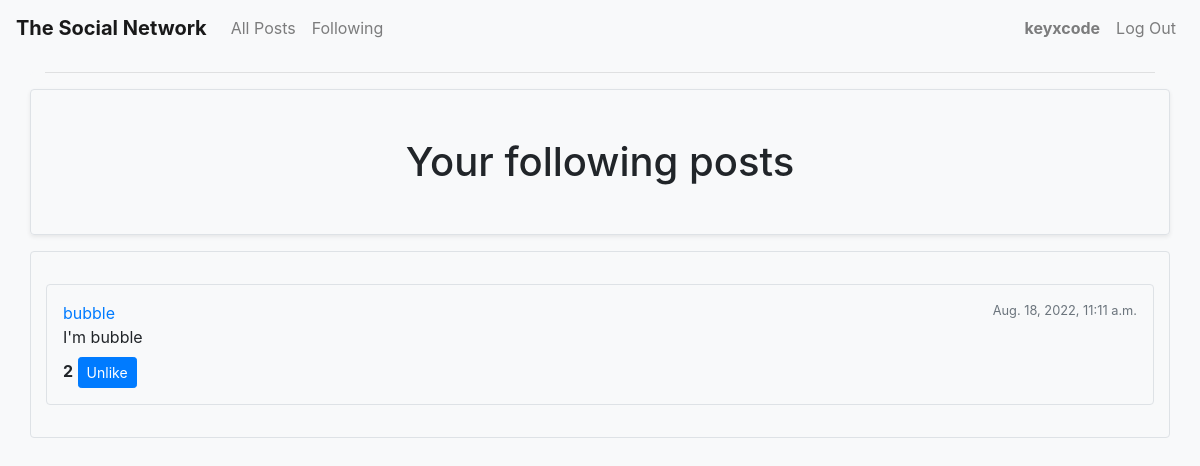
The app's page /profile/following (signed in), older data.
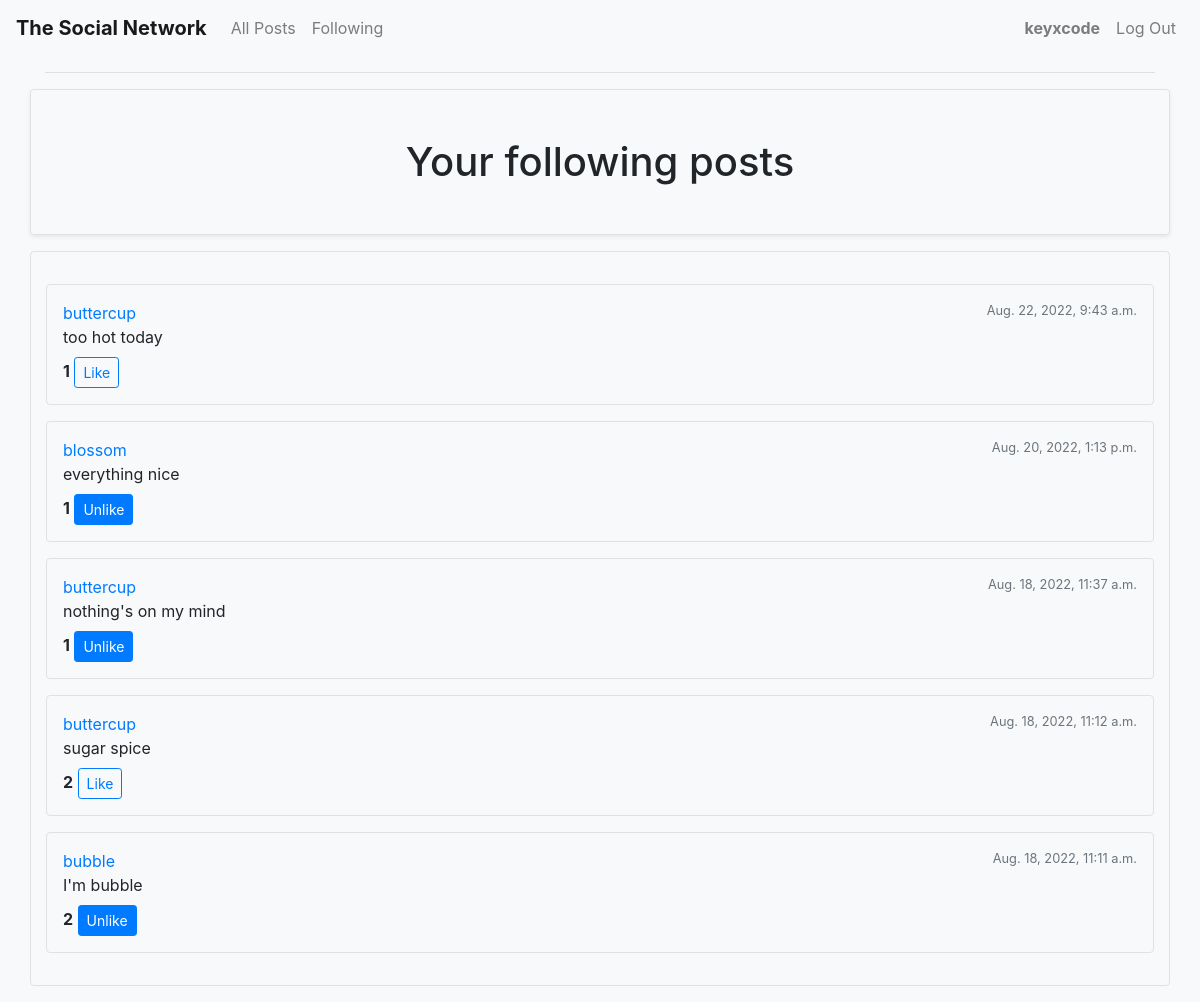
The same page, newer data.
### network/models.py (models this page shows, shortened)
class Post(models.Model):
    content = models.TextField(blank=True)
    poster = models.ForeignKey("User", on_delete=models.CASCADE, null=True, related_name="all_posts")
    timestamp = models.DateTimeField(auto_now_add=True)
    likers = models.ManyToManyField("User", related_name="liked_post")

class User(AbstractUser, models.Model):
    followers = models.ManyToManyField("User", blank="true", related_name="follow")
    follows = models.ManyToManyField("User", blank="true", related_name="followed_by")

### network/views.py (the view)
# urls.py: path("profile/following", views.following, name="following"),
@login_required
def following(request):
    follows = User.objects.get(username=request.user).follows.all()
    posts = Post.objects.filter(poster__in=follows).order_by('-timestamp')
    return render(request, "network/following.html", {
        "posts": posts
    })

### network/templates/network/following.html (shortened to what this page needs)
{% extends "network/layout.html" %}
{% load static %}
{% block body %}
    <div class="row border rounded shadow-sm my-3">
        <div class="col p-5 text-center">
            <span class="h1">Your following posts</span>
        </div>
    </div>
    {% include 'network/posts.html' %}
{% endblock %}

### network/templates/network/posts.html (shortened to what this page needs)
<div class="border rounded row mb-3 py-3">
    <div class="col">
        {% if posts %}
            {% for post in posts %}
                <div class="border rounded p-3 my-3 hover-box">
                    <div class="row">
                        <div class="col">
                            <div class="d-flex">
                                <a href="{% url 'profile' post.poster.id %}">{{ post.poster }}</a>
                                <span class="ml-auto small text-muted">{{ post.timestamp }}</span>
                            </div>
                            <div class="mb-2 text-justify">
                                <span id="post-{{ post.id }}">{{ post.content }}</span>
                            </div>
                            <div>
                                <span class="font-weight-bold" id="like-count-{{ post.id }}">{{ post.likers.all.count }}</span>
                                {% if request.user in post.likers.all %}
                                    <button class="btn btn-primary btn-sm like-button" data-post="{{ post.id }}">Unlike</button>
                                {% else %}
                                    <button class="btn btn-outline-primary btn-sm like-button" data-post="{{ post.id }}">Like</button>
                                {% endif %}
                            </div>
                        </div>
                    </div>
                </div>
            {% endfor %}
        {% else %}
            It's empty here!
        {% endif %}
    </div>
</div>

Row changes from the older to the newer data that the page shows:
added Post: poster "buttercup", timestamp "Aug. 22, 2022, 9:43 a.m.", content "too hot today", likers.all.count "1"
now on this page (row unchanged): Post: poster "blossom", timestamp "Aug. 20, 2022, 1:13 p.m.", content "everything nice", likers.all.count "1"
now on this page (row unchanged): Post: poster "buttercup", timestamp "Aug. 18, 2022, 11:37 a.m.", content "nothing's on my mind", likers.all.count "1"
now on this page (row unchanged): Post: poster "buttercup", timestamp "Aug. 18, 2022, 11:12 a.m.", content "sugar spice", likers.all.count "2"
